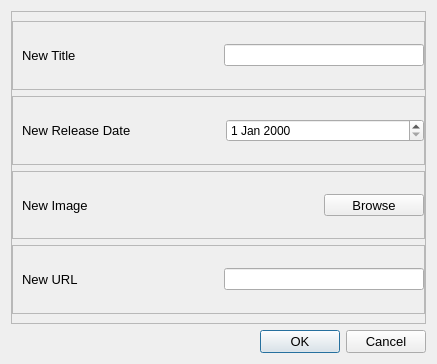
<?xml version="1.0" encoding="UTF-8"?>
<ui version="4.0">
 <class>EditDialog</class>
 <widget class="QDialog" name="EditDialog">
  <property name="geometry">
   <rect>
    <x>0</x>
    <y>0</y>
    <width>437</width>
    <height>364</height>
   </rect>
  </property>
  <property name="windowTitle">
   <string>Edit Anime</string>
  </property>
  <property name="windowIcon">
   <iconset>
    <normaloff>sidebar/Crunchyroll_Logo.png</normaloff>sidebar/Crunchyroll_Logo.png</iconset>
  </property>
  <layout class="QVBoxLayout" name="verticalLayout">
   <item>
    <widget class="QFrame" name="frame">
     <property name="frameShape">
      <enum>QFrame::StyledPanel</enum>
     </property>
     <property name="frameShadow">
      <enum>QFrame::Raised</enum>
     </property>
     <layout class="QVBoxLayout" name="verticalLayout_2">
      <property name="leftMargin">
       <number>0</number>
      </property>
      <property name="rightMargin">
       <number>0</number>
      </property>
      <item>
       <widget class="QFrame" name="titleFrame">
        <property name="frameShape">
         <enum>QFrame::StyledPanel</enum>
        </property>
        <property name="frameShadow">
         <enum>QFrame::Raised</enum>
        </property>
        <layout class="QHBoxLayout" name="horizontalLayout">
         <property name="spacing">
          <number>20</number>
         </property>
         <property name="rightMargin">
          <number>0</number>
         </property>
         <item>
          <widget class="QLabel" name="titleLabel">
           <property name="minimumSize">
            <size>
             <width>100</width>
             <height>0</height>
            </size>
           </property>
           <property name="font">
            <font>
             <pointsize>10</pointsize>
            </font>
           </property>
           <property name="text">
            <string>New Title</string>
           </property>
          </widget>
         </item>
         <item>
          <widget class="QLineEdit" name="titleEdit">
           <property name="maximumSize">
            <size>
             <width>200</width>
             <height>16777215</height>
            </size>
           </property>
          </widget>
         </item>
        </layout>
       </widget>
      </item>
      <item>
       <widget class="QFrame" name="releasedateFrame">
        <property name="frameShape">
         <enum>QFrame::StyledPanel</enum>
        </property>
        <property name="frameShadow">
         <enum>QFrame::Raised</enum>
        </property>
        <layout class="QHBoxLayout" name="horizontalLayout_2">
         <property name="spacing">
          <number>5</number>
         </property>
         <property name="rightMargin">
          <number>0</number>
         </property>
         <item>
          <widget class="QLabel" name="releasedateLabel">
           <property name="minimumSize">
            <size>
             <width>100</width>
             <height>0</height>
            </size>
           </property>
           <property name="font">
            <font>
             <pointsize>10</pointsize>
            </font>
           </property>
           <property name="text">
            <string>New Release Date</string>
           </property>
          </widget>
         </item>
         <item>
          <widget class="QDateEdit" name="releasedateInput">
           <property name="maximumSize">
            <size>
             <width>200</width>
             <height>16777215</height>
            </size>
           </property>
          </widget>
         </item>
        </layout>
       </widget>
      </item>
      <item>
       <widget class="QFrame" name="imageFrame">
        <property name="frameShape">
         <enum>QFrame::StyledPanel</enum>
        </property>
        <property name="frameShadow">
         <enum>QFrame::Raised</enum>
        </property>
        <layout class="QHBoxLayout" name="horizontalLayout_3">
         <property name="spacing">
          <number>20</number>
         </property>
         <property name="rightMargin">
          <number>0</number>
         </property>
         <item>
          <widget class="QLabel" name="imageLabel">
           <property name="minimumSize">
            <size>
             <width>100</width>
             <height>0</height>
            </size>
           </property>
           <property name="font">
            <font>
             <pointsize>10</pointsize>
            </font>
           </property>
           <property name="text">
            <string>New Image</string>
           </property>
          </widget>
         </item>
         <item>
          <widget class="QToolButton" name="uploadImgButton">
           <property name="minimumSize">
            <size>
             <width>100</width>
             <height>0</height>
            </size>
           </property>
           <property name="maximumSize">
            <size>
             <width>100</width>
             <height>16777215</height>
            </size>
           </property>
           <property name="font">
            <font>
             <pointsize>10</pointsize>
            </font>
           </property>
           <property name="text">
            <string>Browse</string>
           </property>
           <property name="checkable">
            <bool>true</bool>
           </property>
           <property name="autoExclusive">
            <bool>true</bool>
           </property>
          </widget>
         </item>
        </layout>
       </widget>
      </item>
      <item>
       <widget class="QFrame" name="urlFrame">
        <property name="frameShape">
         <enum>QFrame::StyledPanel</enum>
        </property>
        <property name="frameShadow">
         <enum>QFrame::Raised</enum>
        </property>
        <layout class="QHBoxLayout" name="horizontalLayout_5">
         <property name="spacing">
          <number>20</number>
         </property>
         <property name="rightMargin">
          <number>0</number>
         </property>
         <item>
          <widget class="QLabel" name="urlLabel">
           <property name="minimumSize">
            <size>
             <width>100</width>
             <height>0</height>
            </size>
           </property>
           <property name="font">
            <font>
             <pointsize>10</pointsize>
            </font>
           </property>
           <property name="text">
            <string>New URL</string>
           </property>
          </widget>
         </item>
         <item>
          <widget class="QLineEdit" name="urlEdit">
           <property name="maximumSize">
            <size>
             <width>200</width>
             <height>16777215</height>
            </size>
           </property>
          </widget>
         </item>
        </layout>
       </widget>
      </item>
     </layout>
    </widget>
   </item>
   <item>
    <widget class="QDialogButtonBox" name="buttonBox">
     <property name="font">
      <font>
       <pointsize>10</pointsize>
      </font>
     </property>
     <property name="orientation">
      <enum>Qt::Horizontal</enum>
     </property>
     <property name="standardButtons">
      <set>QDialogButtonBox::Cancel|QDialogButtonBox::Ok</set>
     </property>
    </widget>
   </item>
  </layout>
 </widget>
 <resources/>
 <connections>
  <connection>
   <sender>buttonBox</sender>
   <signal>accepted()</signal>
   <receiver>EditDialog</receiver>
   <slot>accept()</slot>
   <hints>
    <hint type="sourcelabel">
     <x>248</x>
     <y>254</y>
    </hint>
    <hint type="destinationlabel">
     <x>157</x>
     <y>274</y>
    </hint>
   </hints>
  </connection>
  <connection>
   <sender>buttonBox</sender>
   <signal>rejected()</signal>
   <receiver>EditDialog</receiver>
   <slot>reject()</slot>
   <hints>
    <hint type="sourcelabel">
     <x>316</x>
     <y>260</y>
    </hint>
    <hint type="destinationlabel">
     <x>286</x>
     <y>274</y>
    </hint>
   </hints>
  </connection>
 </connections>
</ui>
